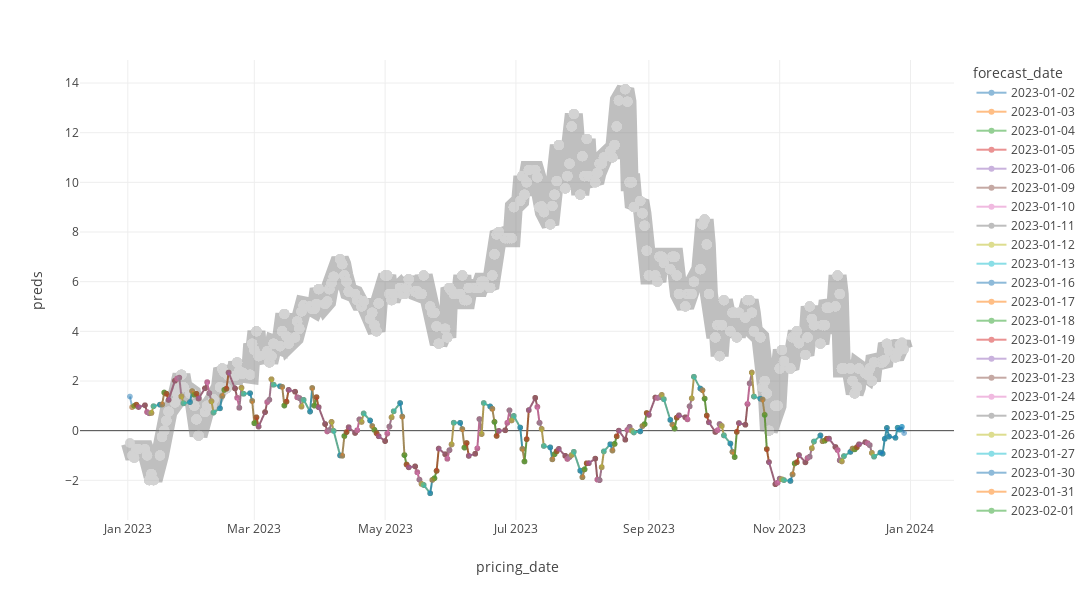

Here is the notebook cell this chart was saved with:
### Code cell
from explainerdashboard import RegressionExplainer, ExplainerDashboard

target_col = 'target+1'

new_df['target+1'] = targets_df.loc[:, 'F380 M2/M3+1'].values


results = get_predictions(new_df.copy(), 'experiments/', test_start='2023-01-01', test_end='2023-12-31',
                          use_rolling=False, n_estimators=100, target_col='target+1')

test = new_df[(new_df.index >= '2023-01-01') & (new_df.index <= '2023-12-31')]
X_test, y_test = test.drop(columns=target_col), test[target_col]

X_test = X_test.astype('float64')
explainer = RegressionExplainer(results['model'], X_test, y_test)
ExplainerDashboard(explainer, depth=5).run()
